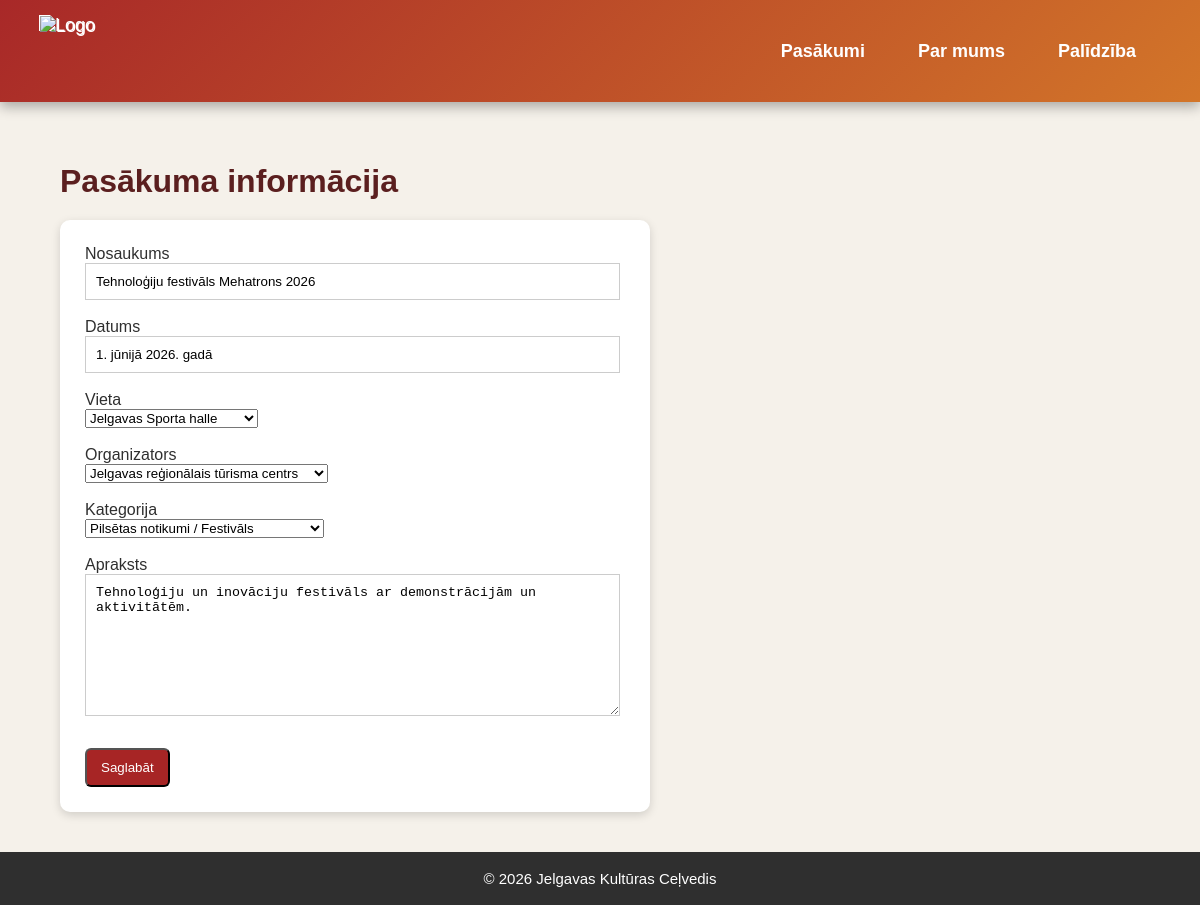
/pasakumi/3/edit, run on the app's committed database.
### tables this page shows
CREATE TABLE events (
    id INTEGER PRIMARY KEY AUTOINCREMENT,
    title TEXT NOT NULL,
    event_date TEXT NOT NULL,
    location_id INTEGER NOT NULL,
    organizer_id INTEGER NOT NULL,
    category_id INTEGER NOT NULL,
    description TEXT, image_name TEXT, image_file TEXT,
    FOREIGN KEY (location_id) REFERENCES locations(id),
    FOREIGN KEY (organizer_id) REFERENCES organizers(id),
    FOREIGN KEY (category_id) REFERENCES categories(id)
);

CREATE TABLE locations (
    id INTEGER PRIMARY KEY AUTOINCREMENT,
    name TEXT NOT NULL,
    address TEXT
);

CREATE TABLE organizers (
    id INTEGER PRIMARY KEY AUTOINCREMENT,
    name TEXT NOT NULL,
    contact TEXT,
    phone_number TEXT
);

CREATE TABLE categories (
    id INTEGER PRIMARY KEY AUTOINCREMENT,
    category_name TEXT NOT NULL,
    subcategory_name TEXT
);

### app.py (the view, shortened to what this page needs)
@app.route("/pasakumi/<int:event_id>/edit", methods=["GET", "POST"])
def edit_event(event_id):
    conn = get_db_connection()
    event = conn.execute("SELECT * FROM events WHERE id = ?", (event_id,)).fetchone()
    locations, organizers, categories = get_form_data(conn)
    conn.close()
    return render_template("edit.html", event=event, locations=locations, organizers=organizers, categories=categories)

### app.py (called while the page is built)
def get_db_connection():
    db = Path(__file__).parent / "events.db"
    conn = sqlite3.connect(db)
    conn.row_factory = sqlite3.Row
    return conn

def get_form_data(conn):
    return (
        conn.execute("SELECT * FROM locations").fetchall(),
        conn.execute("SELECT * FROM organizers").fetchall(),
        conn.execute("SELECT * FROM categories").fetchall()
    )

### templates/edit.html (shortened to what this page needs)
{% extends "base.html" %}
{% block content %}
<h1>Pasākuma informācija</h1>
<form method="POST" class="form">
    <label>Nosaukums</label><br>
    <input type="text" name="title" value="{{ event['title'] }}" required><br><br>
    <label>Datums</label><br>
    <input type="text" name="event_date" value="{{ event['event_date'] }}" required><br><br>
    <label>Vieta</label><br>
    <select name="location_id">
        {% for location in locations %}
            <option value="{{ location['id'] }}" {% if location['id'] == event['location_id'] %}selected{% endif %}>
                {{ location['name'] }}
            </option>
        {% endfor %}
    </select><br><br>
    <label>Organizators</label><br>
    <select name="organizer_id">
        {% for organizer in organizers %}
            <option value="{{ organizer['id'] }}" {% if organizer['id'] == event['organizer_id'] %}selected{% endif %}>
                {{ organizer['name'] }}
            </option>
        {% endfor %}
    </select><br><br>
    <label>Kategorija</label><br>
    <select name="category_id">
        {% for category in categories %}
            <option value="{{ category['id'] }}" {% if category['id'] == event['category_id'] %}selected{% endif %}>
                {{ category['category_name'] }} / {{ category['subcategory_name'] }}
            </option>
        {% endfor %}
    </select><br><br>
    <label>Apraksts</label><br>
    <textarea name="description" required>{{ event['description'] }}</textarea><br><br>
    <button type="submit" class="button">Saglabāt</button>
</form>
{% endblock %}

### static/style.css (style rules this page uses)
html, body { margin: 0; padding: 0; }
body { font-family: Arial, sans-serif; background: #f5f1ea; color: #2f2f2f; padding: 0; display: flex; flex-direction: column; min-height: 100vh; }
main h1 { color: #5b1f1f; font-weight: bold; margin-bottom: 20px; }
.button { display: inline-block; background-color: #a72525; color: white; padding: 10px 14px; text-decoration: none; border-radius: 6px; margin-top: 10px; }
.form { width: 50%; background-color: white; padding: 25px; border-radius: 10px; box-shadow: 0 3px 10px rgba(0,0,0,0.15); }
.form input,.form textarea { width: 95%; padding: 10px; border: 1px solid #ccc; }
.form textarea { height: 120px; }

### data on the page
events: title "Tehnoloģiju festivāls Mehatrons 2026", event_date "1. jūnijā 2026. gadā", location_id "Jelgavas Sporta halle", organizer_id "Jelgavas reģionālais tūrisma centrs", category_id "Pilsētas notikumi / Festivāls", description "Tehnoloģiju un inovāciju festivāls ar demonstrācijām un aktivitātēm."
